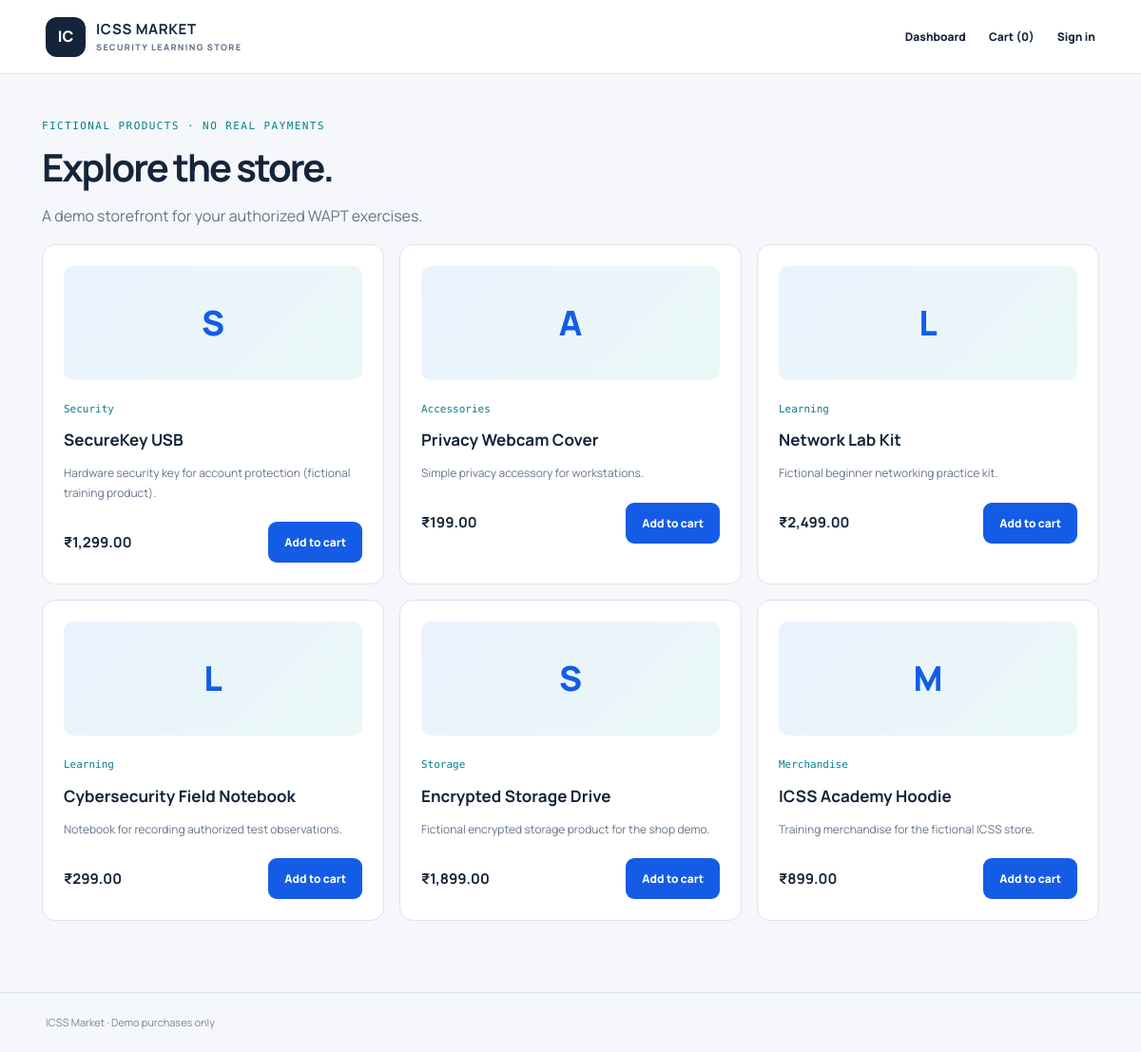
The page /shop.php on the database its author committed.
### tables this page shows
CREATE TABLE IF NOT EXISTS products (
  id INT AUTO_INCREMENT PRIMARY KEY,
  name VARCHAR(140) NOT NULL,
  description TEXT NOT NULL,
  price DECIMAL(10,2) NOT NULL,
  category VARCHAR(60) NOT NULL,
  stock INT NOT NULL DEFAULT 20
);

### src/bootstrap.php (called while the page is built, shortened)
<?php
require_once __DIR__ . '/database.php';
function h(string $v): string { return htmlspecialchars($v, ENT_QUOTES | ENT_SUBSTITUTE, 'UTF-8'); }
function logged_in(): bool { return isset($_SESSION['user_id']); }

### src/database.php (called while the page is built, shortened)
<?php
function db(): PDO {
    static $pdo = null;
    if ($pdo instanceof PDO) {
        return $pdo;
    }
    $host = getenv('DB_HOST') ?: 'db';
    $name = getenv('DB_NAME') ?: 'icss_ctf';
    $user = getenv('DB_USER') ?: 'ctf_app';
    $password = getenv('DB_PASSWORD') ?: '';
    $dsn = "mysql:host={$host};dbname={$name};charset=utf8mb4";
    $pdo = new PDO($dsn, $user, $password, [
        PDO::ATTR_ERRMODE => PDO::ERRMODE_EXCEPTION,
        PDO::ATTR_DEFAULT_FETCH_MODE => PDO::FETCH_ASSOC,
        PDO::ATTR_EMULATE_PREPARES => false,
    ]);
    return $pdo;
}

### public/shop.php (the view)
<?php
require_once __DIR__ . '/../src/bootstrap.php';
$products=db()->query('SELECT id,name,description,price,category FROM products ORDER BY id')->fetchAll();
$cart=$_SESSION['cart']??[]; $cartCount=array_sum($cart);
?>
<!doctype html><html lang="en"><head><meta charset="utf-8"><meta name="viewport" content="width=device-width,initial-scale=1"><title>Shop | ICSS Market</title><link rel="stylesheet" href="/assets/style.css"></head><body><header class="top"><a class="brand" href="/"><span class="mark">IC</span><div><b>ICSS MARKET</b><small>SECURITY LEARNING STORE</small></div></a><nav><a href="/dashboard.php">Dashboard</a><a href="/cart.php">Cart (<?= (int)$cartCount ?>)</a><?php if(logged_in()): ?><span class="pill">Wallet: <?=h(wallet_display())?></span><a href="/logout.php">Sign out</a><?php else: ?><a href="/login.php">Sign in</a><?php endif; ?></nav></header><main class="wrap page"><p class="eyebrow">FICTIONAL PRODUCTS · NO REAL PAYMENTS</p><h1>Explore the store.</h1><p class="muted">A demo storefront for your authorized WAPT exercises.</p><div class="product-grid"><?php foreach($products as $p): ?><article class="product"><div class="product-art"><?=h(strtoupper(substr($p['category'],0,1)))?></div><span class="category"><?=h($p['category'])?></span><h2><?=h($p['name'])?></h2><p><?=h($p['description'])?></p><div class="product-bottom"><strong>₹<?=number_format((float)$p['price'],2)?></strong><form method="post" action="/cart.php"><input type="hidden" name="csrf" value="<?=h(csrf_token())?>"><input type="hidden" name="action" value="add"><input type="hidden" name="product_id" value="<?=(int)$p['id']?>"><button class="button primary" type="submit">Add to cart</button></form></div></article><?php endforeach; ?></div></main><footer>ICSS Market · Demo purchases only</footer></body></html>

### public/assets/style.css (style rules this page uses)
:root { --bg:#f5f7fa;--ink:#14243a;--muted:#64748b;--line:#dce4ed;--blue:#145ce6;--teal:#087f8c;--panel:#fff;--shadow:0 20px 55px rgba(21,45,79,.08) }
* { box-sizing:border-box }
body { margin:0;background:var(--bg);color:var(--ink);font-family:Manrope,Arial,sans-serif;line-height:1.6 }
a { color:inherit;text-decoration:none }
.top { min-height:78px;padding:14px max(4vw,20px);display:flex;align-items:center;justify-content:space-between;gap:20px;background:#fff;border-bottom:1px solid var(--line) }
.brand { display:flex;align-items:center;gap:11px }
.brand b { display:block;font-size:15px;letter-spacing:.04em }
.brand small { display:block;font-size:9px;letter-spacing:.15em;color:var(--muted);font-weight:800 }
.mark { display:grid;place-items:center;width:42px;height:42px;background:var(--ink);color:white;border-radius:12px;font-weight:800 }
.top nav { display:flex;align-items:center;gap:24px;flex-wrap:wrap;font-size:12px;font-weight:800 }
.eyebrow { font:500 11px 'DM Mono',monospace;color:var(--teal);letter-spacing:.13em;text-transform:uppercase;margin:0 0 14px }
.button { display:inline-flex;align-items:center;justify-content:center;gap:12px;border:1px solid transparent;border-radius:9px;padding:12px 16px;font:800 12px Manrope,sans-serif;cursor:pointer }
.primary { background:var(--blue);color:#fff }
.wrap { max-width:1160px;margin:auto;padding-left:24px;padding-right:24px }
.feature-grid,.module-grid,.product-grid { display:grid;grid-template-columns:repeat(3,minmax(0,1fr));gap:16px }
.feature,.module-card,.product { background:#fff;border:1px solid var(--line);border-radius:14px;padding:22px }
.feature p,.module-card p,.product p { font-size:12px;color:var(--muted);line-height:1.7 }
.page { padding-top:48px;padding-bottom:75px }
.page h1 { font-size:40px;letter-spacing:-.05em;line-height:1.15;margin:0 0 14px }
.module-code,.category { font:11px 'DM Mono',monospace;color:var(--teal) }
.product-art { height:120px;display:grid;place-items:center;background:linear-gradient(135deg,#eaf2ff,#eaf8f6);border-radius:10px;font-size:36px;font-weight:800;color:var(--blue);margin-bottom:16px }
.product h2 { font-size:17px;margin:8px 0 }
.product-bottom { display:flex;align-items:center;justify-content:space-between;gap:8px;margin-top:20px }
.product-bottom strong { font-size:15px }
.product-bottom form { margin:0 }
.muted { color:var(--muted) }
footer { border-top:1px solid var(--line);padding:22px 4vw;color:#77879a;font-size:11px }
footer { display:flex;justify-content:space-between;gap:15px;flex-wrap:wrap }

### rows shown on the page
products: category "S", category "Security", name "SecureKey USB", description "Hardware security key for account protection (fictional training product).", price "1,299.00"
products: category "A", category "Accessories", name "Privacy Webcam Cover", description "Simple privacy accessory for workstations.", price "199.00"
products: category "L", category "Learning", name "Network Lab Kit", description "Fictional beginner networking practice kit.", price "2,499.00"
products: category "L", category "Learning", name "Cybersecurity Field Notebook", description "Notebook for recording authorized test observations.", price "299.00"
products: category "S", category "Storage", name "Encrypted Storage Drive", description "Fictional encrypted storage product for the shop demo.", price "1,899.00"
products: category "M", category "Merchandise", name "ICSS Academy Hoodie", description "Training merchandise for the fictional ICSS store.", price "899.00"

### other values the page prints
$cartCount "0"
